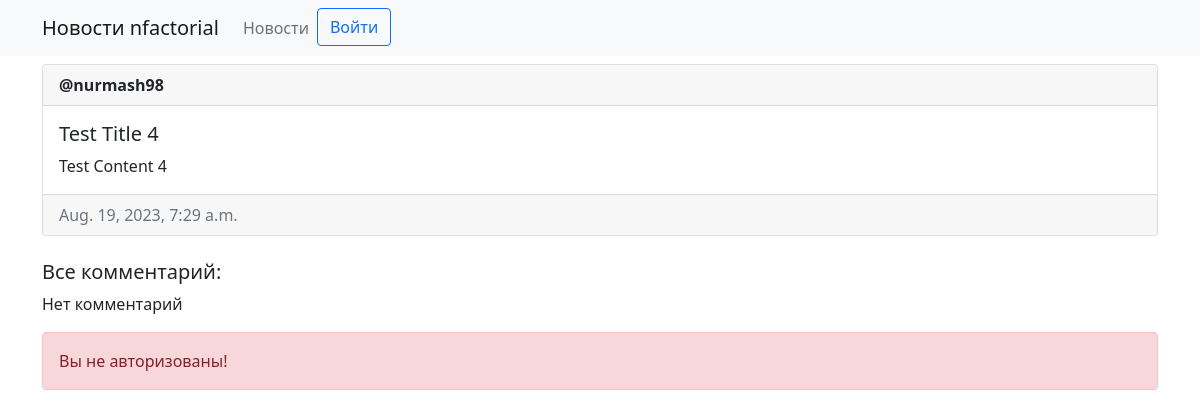
/news/12/, run on the app's committed database.
### news/models.py (models this page shows, shortened)
class News(models.Model):
    author = models.ForeignKey(User, on_delete=models.CASCADE)
    title = models.CharField(max_length=200)
    content = models.TextField()
    created_at = models.DateTimeField(auto_now_add=True)

### news/views.py (the view, shortened to what this page needs)
# urls.py: path('<int:news_id>/', NewsDetailView.as_view(),  name='news_detail'),
class NewsDetailView(View):
    def get(self, request, news_id):
        news = get_object_or_404(News, id=news_id)
        form = CommentForm()
        comments = news.comments.all().order_by('-created_at')
        return render(request, 'news/detail.html', {'news': news, 'comments': comments, 'form': form})

### news/templates/news/detail.html (shortened to what this page needs)
{% extends 'news/base.html' %}
    {% block news_detail %}
        <div class="card mt-2">
            <div class="card-header"><strong>@{{ news.author.username }}</strong></div>
            <div class="card-body d-flex flex-row justify-content-between">
              <div>
                <h5 class="card-title">
                    {{news.title}}
                </h5>
                <p class="card-text">{{news.content}}</p>
              </div>
            </div>
            <div class="card-footer text-muted">{{news.created_at}}</div>
          </div>
    {% endblock %}
    {% block nav %}
          <br>
        <h5>Все комментарий: </h5>
        {% for comment in comments %}
        <div class="card mt-2">
            <div class="card-header"><strong>Автор: {{ comment.author.username }}</strong></div>
            <div class="card-body d-flex flex-row justify-content-between">
              <div>
                <h5 class="card-title">
                    {{comment.content}}
                </h5>
              </div>
              <div>
                {% if user == comment.author or perms.news.delete_comment %}
                    <form action="{% url 'news:delete_comment' news.id comment.id %}" method="post">
                        {% csrf_token %}
                        <button type="submit" class="btn btn-danger" >Удалить комментарий</button>
                    </form>
                {% endif %}
              </div>
            </div>
            <div class="card-footer text-muted">{{comment.created_at}}</div>
          </div>
        {% empty %}
            <p>Нет комментарий</p>
        {% endfor %}
    {% endblock %}

### data on the page
News: author.username "nurmash98", title "Test Title 4", content "Test Content 4", created_at "Aug. 19, 2023, 7:29 a.m."
